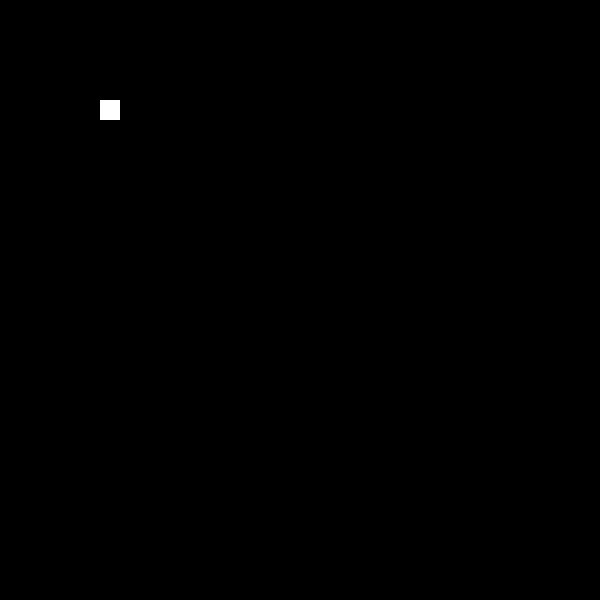
Frame 1 (no input)
Frame 60 (no input): identical to frame 1, image omitted
Frame 120 (the mouse pressed at the canvas centre since frame 60): identical to frame 1, image omitted

The p5.js sketch that drew this single still picture (run headless with seeded random() and noise() and a simulated clock; from frame 60 on, the mouse is pressed at the canvas centre):

// p5.js sketch
// ── sketch.js
let head

function setup () {
  createCanvas(600, 600)
  head = new Head()
}

function draw () {
  background(0)
  head.display()
}


class Head {

  constructor () {
    this.x = 100
    this.y = 100
  }

  display () {
    noStroke()
    fill(255)
    square(this.x, this.y, 20)
  }

  update (x, y) {
    this.x = this.x + (x * 20)
    this.y = this.y + (y * 20)
  }

}

function keyPressed() {
  if (keyCode === RIGHT_ARROW) {
    head.update(1, 0)
  }
  if (keyCode === LEFT_ARROW) {
    head.update(-1, 0)
  }
  if (keyCode === UP_ARROW) {
    head.update(0, -1)
  }
  if (keyCode === DOWN_ARROW) {
    head.update(0, 1)
  }
}
// ── Snake.js
class Snake {

  constructor ( ) {
    this.x = 0
    this.y = 0

    this.xspeed = 1
    this.yspeed = 0

    this.total = 0
    this.tail = []
  }

  show ( ) {
    fill (255)

    for (let i = 0; i < this.tail.length; i++) {
      rect(this.tail[i].x, this.tail[i].y, cell, cell )
    }
    // Snake Head
    rect(this.x, this.y, cell, cell)
  }

  update () {
    // Update tail position 
    for (let i = 0; i < this.tail.length -1; i++) {
      this.tail[i] = this.tail[i + 1]
    }

    // Create Vector when total is increased
    if  (this.total >= 1) {
      this.tail[this.total -1] = createVector(this.x, this.y)
    }

    this.x = this.x + this.xspeed * cell
    this.y = this.y + this.yspeed * cell

    this.x = constrain(this.x, 0, width - cell)
    this.y = constrain(this.y, 0, height - cell)
  }

  death () {
    // Test if head touches tail
    for (let i = 0; i < this.tail.length; i++) {
      const pos = this.tail[i]
      const d = dist(this.x, this.y, pos.x, pos.y)
      if( d <  1) {
        console.log('You died')
        scoreText = 'You Died'
        this.total = 0
        this.tail = []
      }
    }
  }

  dir (x, y) {
    this.xspeed = x
    this.yspeed = y

    console.log(`x speed: ${this.xspeed}, y speed: ${this.yspeed}`)
  }

  eat(pos) {
    let d = dist ( this.x, this.y, pos.x, pos.y)
    if (d < 1) {
      // The snake ate a fruit
      this.total++

      scoreText = `Score: ${this.total}`
      return true
    } else {
      return false
    }
  }
}
